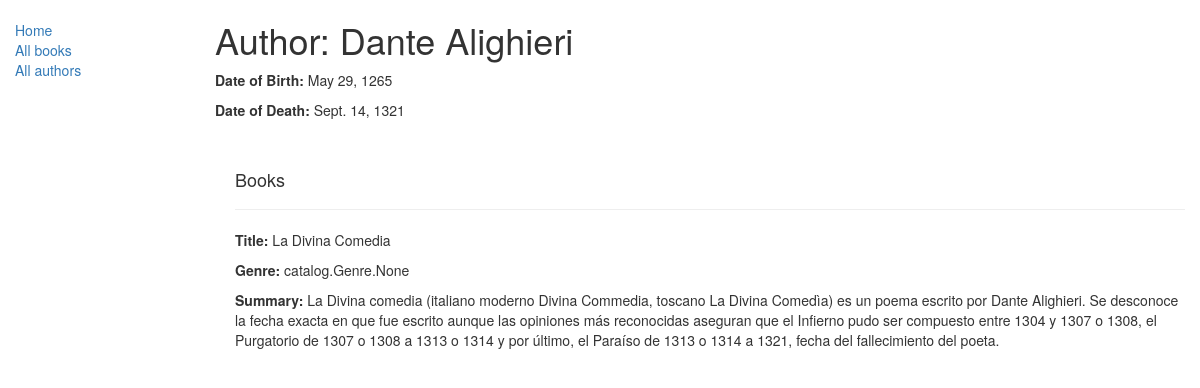
/catalog/author/2, run on the app's committed database.
### catalog/models.py (models this page shows, shortened)
class Author(models.Model):
    first_name = models.CharField(max_length=100)
    last_name = models.CharField(max_length=100)
    date_of_birth = models.DateField(null=True, blank=True)
    date_of_death = models.DateField('Died', null=True, blank=True)

class Book(models.Model):
    title = models.CharField(max_length=200)
    author = models.ForeignKey('Author', on_delete=models.SET_NULL, null=True)
    summary = models.TextField(max_length=1000, help_text="Enter a brief description of the book")
    isbn = models.CharField('ISBN', max_length=13,
                            help_text='13 Character <a href="https://www.isbn-international.org/content/what-isbn">'
                                      'ISBN number</a>')
    genre = models.ManyToManyField(Genre, help_text="Select a genre for this book")
    language = models.ForeignKey('Language', on_delete=models.SET_NULL, help_text="Select the language of the book",
                                 null=True)
    def display_genre(self):
        return ', '.join([genre.name for genre in self.genre.all()[:3]])
    display_genre.short_description = 'Genre'

### catalog/views.py (the view)
# urls.py: url(r'^author/(?P<pk>\d+)$', views.AuthorDetailView.as_view(), name='author-detail'),
class AuthorDetailView(generic.DetailView):
        model = Author

### catalog/templates/catalog/author_detail.html
{% extends "base_generic.html" %}
{% block content %}
  <h1>Author: {{ author.first_name }} {{ author.last_name }}</h1>
  <p><strong>Date of Birth:</strong> {{ author.date_of_birth }}</p>
  <p><strong>Date of Death:</strong> {{ author.date_of_death }}</p>
  <div style="margin-left:20px;margin-top:20px">
    <br>
    <h4>Books</h4>
    {% for book in author.book_set.all %}
    <hr>
    <p><strong>Title:</strong> {{book.title}}</p>
    <p><strong>Genre:</strong> {{book.genre}}</p>
    <p><strong>Summary:</strong> {{book.summary}} </p>
    {% endfor %}
  </div>
{% endblock %}

### data on the page
Author: first_name "Dante", last_name "Alighieri", date_of_birth "May 29, 1265", date_of_death "Sept. 14, 1321"
Book: title "La Divina Comedia", genre "catalog.Genre.None", summary "La Divina comedia (italiano moderno Divina Commedia, toscano La Divina Comedìa) es un poema escrito por Dante Alighieri. Se desconoce la fecha exacta en que fue escrito aunque las opiniones más reconocidas aseguran que el Infierno pudo ser compuesto entre 1304 y 1307 o 1308, el Purgatorio de 1307 o 1308 a 1313 o 1314 y por último, el Paraíso de 1313 o 1314 a 1321, fecha del fallecimiento del poeta."
